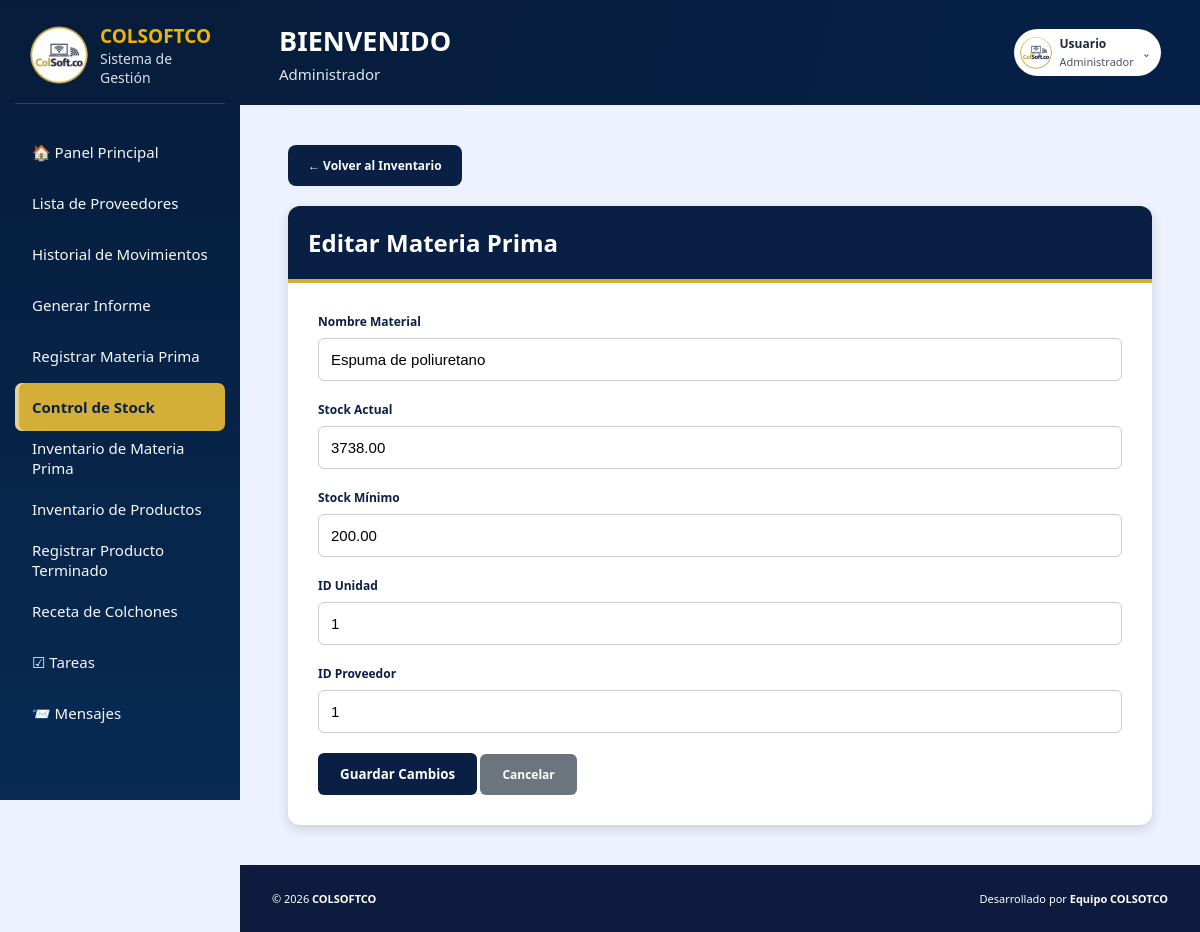
The app's page /view/control_de_stock/inventario/editar_inventario.php?id=1 (signed in) with its own data.
### tables this page shows
CREATE TABLE `materias_primas` (
  `id_material` int(11) NOT NULL,
  `nombre_material` varchar(100) NOT NULL,
  `stock_actual` decimal(12,2) DEFAULT 0.00,
  `stock_minimo` decimal(12,2) NOT NULL,
  `id_unidad` int(11) DEFAULT NULL,
  `id_proveedor` int(11) DEFAULT NULL,
  `notificar_email` tinyint(1) NOT NULL DEFAULT 0,
  `correo_notificacion` varchar(150) DEFAULT NULL,
  `alerta_enviada` tinyint(1) NOT NULL DEFAULT 0,
  `estado` enum('activo','inactivo') NOT NULL DEFAULT 'activo'
);

### view/control_de_stock/inventario/editar_inventario.php (the view, shortened to what this page needs)
<?php
$db = new Conexion();
$conn = $db->getConnection();
$id = filter_input(INPUT_GET, 'id', FILTER_VALIDATE_INT);
$sql = "SELECT * FROM materias_primas WHERE id_material = :id";
$stmt = $conn->prepare($sql);
$stmt->execute([':id' => $id]);
$material = $stmt->fetch(PDO::FETCH_ASSOC);
?>
<!DOCTYPE html>
<html lang="es">
<head>
    <link rel="stylesheet" href="../../../public/css/global.css">
    <link rel="stylesheet" href="../../../public/css/layout.css">
    <link rel="stylesheet" href="lista_inventario.css">
</head>
<body>
    <div class="app">
        <?php include __DIR__ . '/../../partials/sidebar.php'; ?>
        <div class="main">
            <?php
            include __DIR__ . '/../../partials/topbar.php';
            ?>
            <main class="content">
    <div class="contenedor">
        <a href="lista_inventario.php" class="volver">
            ← Volver al Inventario
        </a>
        <div class="card">
            <div class="card-header">
                Editar Materia Prima
            </div>
            <div class="card-body">
                <form method="POST">
                    <div class="form-group">
                        <label>Nombre Material</label>
                        <input type="text" name="nombre_material" class="form-control"
                            value="<?= htmlspecialchars($material['nombre_material']) ?>" required>
                    </div>
                    <div class="form-group">
                        <label>Stock Actual</label>
                        <input type="number" step="0.01" name="stock_actual" class="form-control"
                            value="<?= $material['stock_actual'] ?>" required>
                    </div>
                    <div class="form-group">
                        <label>Stock Mínimo</label>
                        <input type="number" step="0.01" name="stock_minimo" class="form-control"
                            value="<?= $material['stock_minimo'] ?>" required>
                    </div>
                    <div class="form-group">
                        <label>ID Unidad</label>
                        <input type="number" name="id_unidad" class="form-control"
                            value="<?= $material['id_unidad'] ?>" required>
                    </div>
                    <div class="form-group">
                        <label>ID Proveedor</label>
                        <input type="number" name="id_proveedor" class="form-control"
                            value="<?= $material['id_proveedor'] ?>" required>
                    </div>
                    <button type="submit" class="btn btn-primary">
                        Guardar Cambios
                    </button>
                    <a href="lista_inventario.php" class="btn btn-secondary">
                        Cancelar
                    </a>
                </form>
            </div>
        </div>
    </div>
            </main>
            <?php include __DIR__ . '/../../partials/footer.php'; ?>
        </div>
    </div>
</body>
</html>

### public/css/global.css (style rules this page uses)
*, *::before, *::after { box-sizing: border-box; margin: 0; padding: 0; }
html { font-family: Arial, sans-serif; font-size: 12px; }
body { font-family: Arial, sans-serif; font-size: 12px; color: #152846; background: #f7f9fc; min-height: 100vh; }
:root { --navy: #0A1F44; --navy-dark: #061d3c; --navy-2: #092b55; --gold: #D4AF37; --gold-hover: #b8941f; --gold-soft: rgba(212, 175, 55, 0.14); --bg: #f7f9fc; --surface: #ffffff; --surface-2: #eef2f7; --text: #152846; --muted: #64748b; --border: #e5eaf0; --success: #16a34a; --danger: #dc2626; --warning: #f59e0b; --info: #3b82f6; --shadow: 0 4px 14px rgba(10, 31, 68, 0.10); --header-height: 70px; }
body, .app, .sidebar, .topbar, footer, .card, input, select, textarea, button { transition: background-color 0.25s ease, color 0.25s ease, border-color 0.25s ease; }

### public/css/layout.css (style rules this page uses)
:root { --navy: #061d3c; --navy-2: #092b55; --gold: #D4AF37; --gold-hover: #b8941f; --gold-soft: rgba(212, 175, 55, 0.14); --bg: #f7f9fc; --surface: #ffffff; --surface-2: #eef2f7; --text: #152846; --muted: #64748b; --border: #e5eaf0; --success: #16a34a; --danger: #dc2626; --warning: #f59e0b; --info: #3b82f6; --shadow: 0 4px 14px rgba(10, 31, 68, 0.10); }
*, *::before, *::after { box-sizing: border-box; }
html { scroll-behavior: smooth; }
body { margin: 0; min-height: 100vh; font-family: "Segoe UI", Arial, sans-serif; color: var(--text); background: var(--bg); overflow-x: hidden; }
button { cursor: pointer; font-family: inherit; border: none; }
.app { min-height: 100vh; display: flex; }
.main { margin-left: 276px; }
.main { flex: 1; display: flex; flex-direction: column; min-width: 0; }
.btn-primary { background: #0A1F44; color: #fff; padding: 9px 16px; border-radius: 6px; font-weight: 700; }
@media (max-width: 1200px) { .main { margin-left: 240px; } }
body:has(> .app) { display: block; }
.app { display: flex; flex-direction: row; align-items: stretch; width: 100%; min-height: 100vh; }
.app > .main { flex: 1 1 auto; min-width: 0; display: flex; flex-direction: column; }
.app > .main > .content { flex: 1 1 auto; min-width: 0; }

### view/control_de_stock/inventario/lista_inventario.css (style rules this page uses)
body { margin: 0; background: #eef2ff; min-height: 100vh; }
.btn-volver, .volver { display: inline-block; background: #0A1F44; color: white; text-decoration: none; padding: 12px 20px; border-radius: 8px; font-weight: bold; margin-bottom: 20px; transition: .3s; }
.card { background: #fff; border-radius: 12px; overflow: hidden; box-shadow: 0 4px 12px rgba(0,0,0,.15); }
.card-header { background: #0A1F44; color: white; padding: 20px; font-size: 24px; font-weight: bold; border-bottom: 4px solid #D4AF37; }
.card-body { padding: 30px; }
.form-group { margin-bottom: 20px; }
.form-group label { display: block; margin-bottom: 8px; font-weight: bold; color: #0A1F44; }
.form-control { width: 100%; padding: 12px; border: 1px solid #ccc; border-radius: 6px; box-sizing: border-box; font-size: 15px; }
.btn { padding: 12px 22px; border: none; border-radius: 6px; cursor: pointer; font-weight: bold; text-decoration: none; }
.btn-primary { background: #0A1F44; color: white; }
.btn-secondary { background: #6c757d; color: white; }
.contenedor { width: 90%; max-width: 900px; margin: 40px auto; flex: 1; }

### records on screen
materias_primas: nombre_material "Espuma de poliuretano", stock_actual "3738.00", stock_minimo "200.00", id_unidad "1", id_proveedor "1"

### other values on screen
$rolActual "Administrador"
